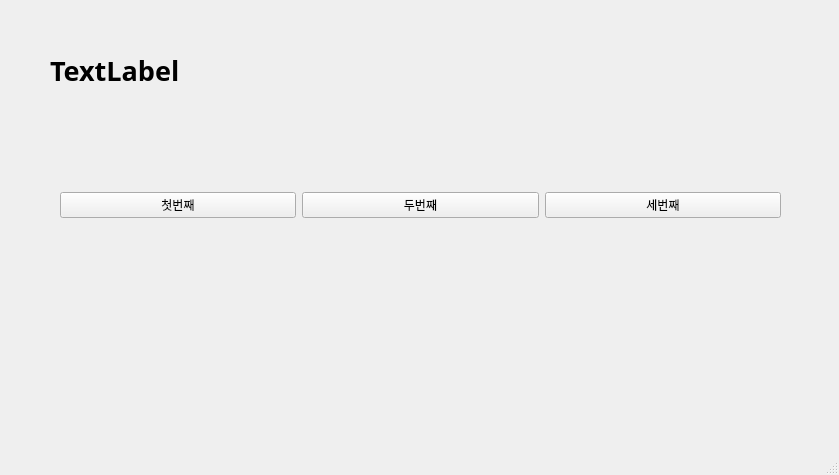
<?xml version="1.0" encoding="UTF-8"?>
<ui version="4.0">
 <class>MainWindow</class>
 <widget class="QMainWindow" name="MainWindow">
  <property name="geometry">
   <rect>
    <x>0</x>
    <y>0</y>
    <width>839</width>
    <height>475</height>
   </rect>
  </property>
  <property name="windowTitle">
   <string>MainWindow</string>
  </property>
  <widget class="QWidget" name="centralwidget">
   <widget class="QWidget" name="horizontalLayoutWidget">
    <property name="geometry">
     <rect>
      <x>60</x>
      <y>130</y>
      <width>721</width>
      <height>151</height>
     </rect>
    </property>
    <layout class="QHBoxLayout" name="horizontalLayout">
     <item>
      <widget class="QPushButton" name="pushButton_3">
       <property name="text">
        <string>첫번째</string>
       </property>
      </widget>
     </item>
     <item>
      <widget class="QPushButton" name="pushButton_2">
       <property name="text">
        <string>두번째</string>
       </property>
      </widget>
     </item>
     <item>
      <widget class="QPushButton" name="pushButton">
       <property name="text">
        <string>세번째</string>
       </property>
      </widget>
     </item>
    </layout>
   </widget>
   <widget class="QLabel" name="label">
    <property name="geometry">
     <rect>
      <x>50</x>
      <y>40</y>
      <width>701</width>
      <height>61</height>
     </rect>
    </property>
    <property name="font">
     <font>
      <family>맑은 고딕</family>
      <pointsize>20</pointsize>
      <weight>75</weight>
      <bold>true</bold>
     </font>
    </property>
    <property name="text">
     <string>TextLabel</string>
    </property>
   </widget>
  </widget>
  <widget class="QMenuBar" name="menubar">
   <property name="geometry">
    <rect>
     <x>0</x>
     <y>0</y>
     <width>839</width>
     <height>26</height>
    </rect>
   </property>
  </widget>
  <widget class="QStatusBar" name="statusbar"/>
 </widget>
 <resources/>
 <connections>
  <connection>
   <sender>pushButton_3</sender>
   <signal>clicked()</signal>
   <receiver>MainWindow</receiver>
   <slot>firstClick()</slot>
   <hints>
    <hint type="sourcelabel">
     <x>144</x>
     <y>219</y>
    </hint>
    <hint type="destinationlabel">
     <x>243</x>
     <y>275</y>
    </hint>
   </hints>
  </connection>
  <connection>
   <sender>pushButton_2</sender>
   <signal>clicked()</signal>
   <receiver>MainWindow</receiver>
   <slot>secondClick()</slot>
   <hints>
    <hint type="sourcelabel">
     <x>384</x>
     <y>226</y>
    </hint>
    <hint type="destinationlabel">
     <x>445</x>
     <y>278</y>
    </hint>
   </hints>
  </connection>
  <connection>
   <sender>pushButton</sender>
   <signal>clicked()</signal>
   <receiver>MainWindow</receiver>
   <slot>thirdClick()</slot>
   <hints>
    <hint type="sourcelabel">
     <x>626</x>
     <y>228</y>
    </hint>
    <hint type="destinationlabel">
     <x>686</x>
     <y>293</y>
    </hint>
   </hints>
  </connection>
 </connections>
 <slots>
  <slot>firstClick()</slot>
  <slot>secondClick()</slot>
  <slot>thirdClick()</slot>
 </slots>
</ui>
